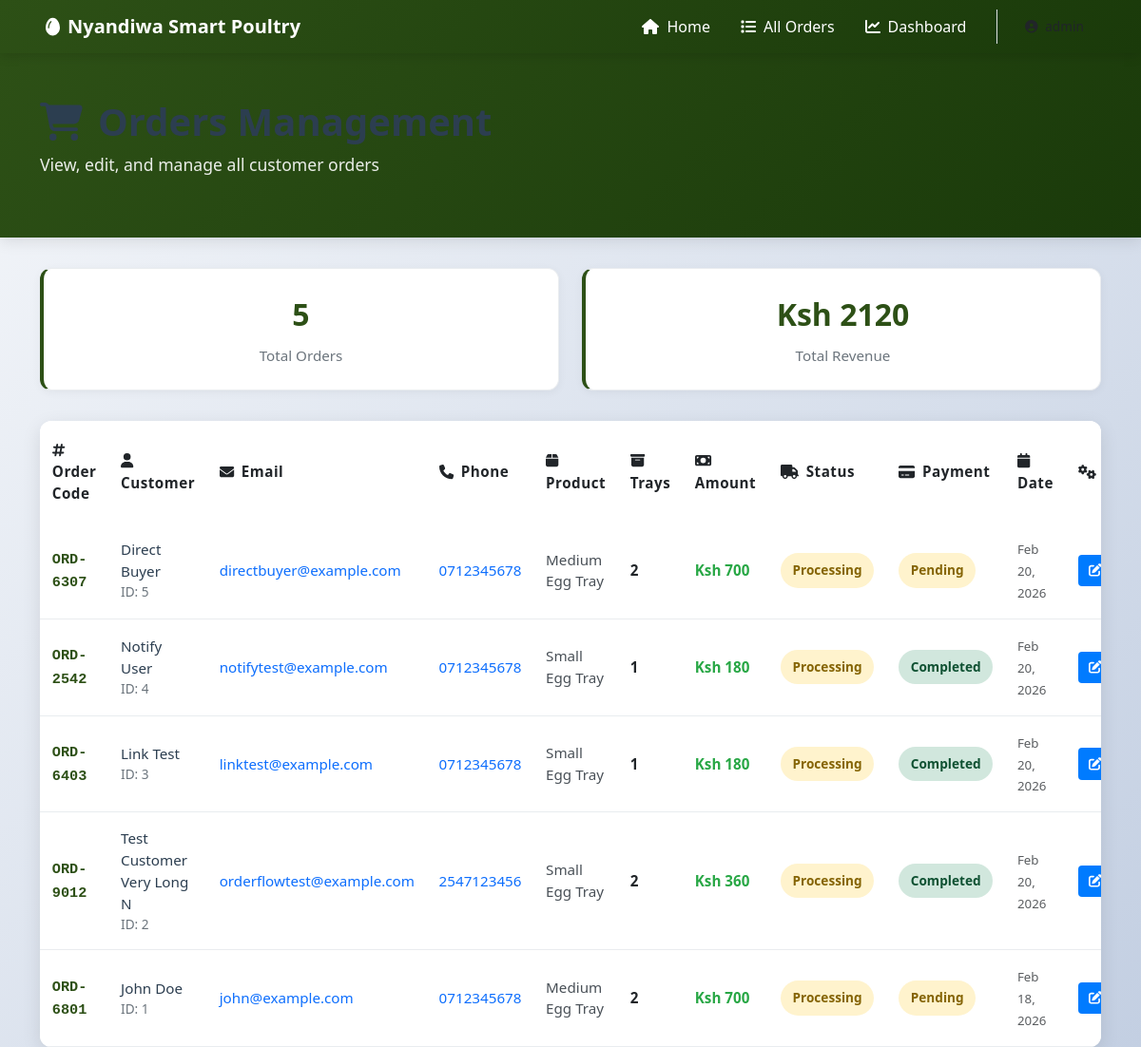
The app's page /show-orders/ (signed in), older data.
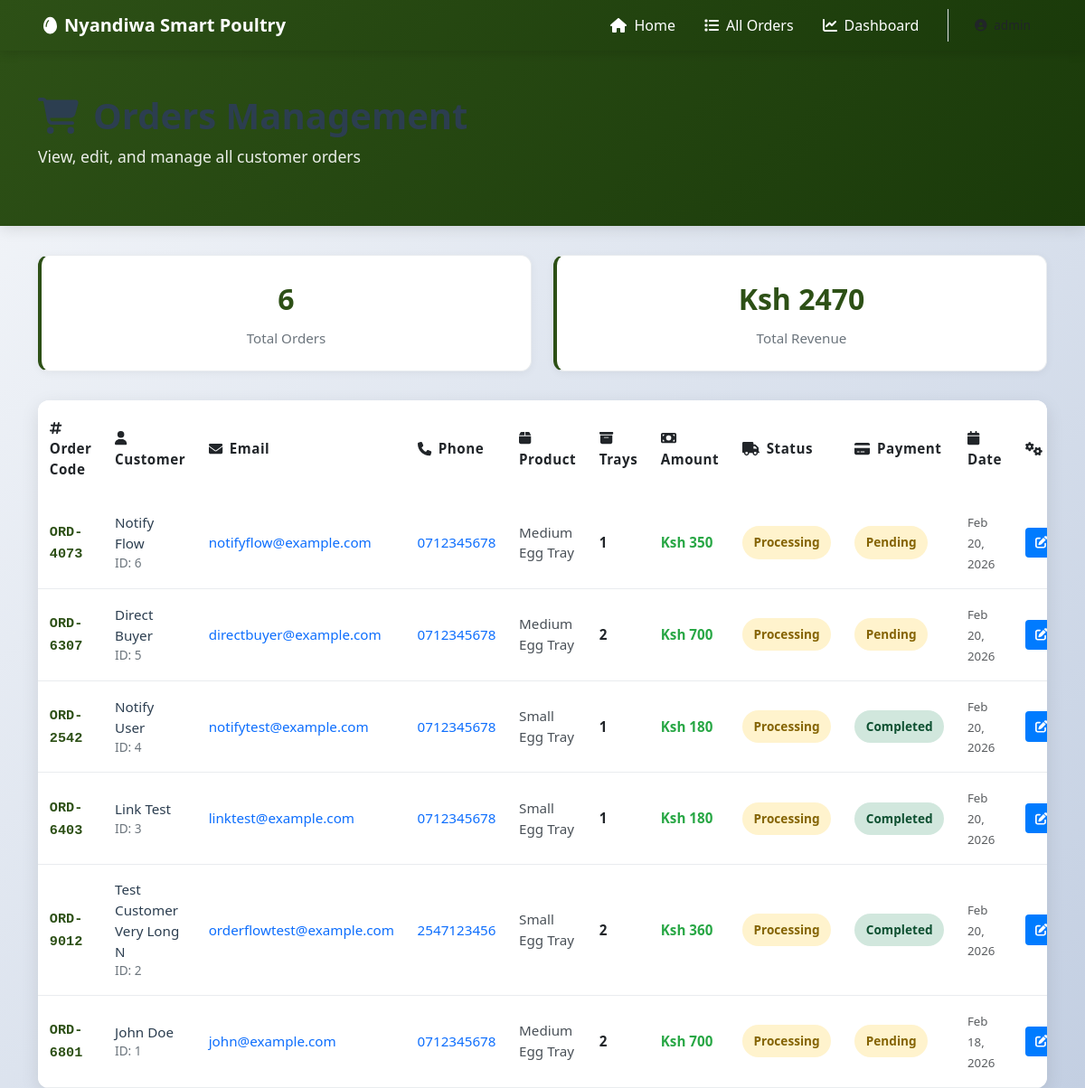
The same page, newer data.
### chickapp/models.py (models this page shows, shortened)
class order(models.Model):
    STATUS_PROCESSING = "processing"
    STATUS_IN_TRANSIT = "in_transit"
    STATUS_DELIVERED = "delivered"
    STATUS_CANCELLED = "cancelled"
    STATUS_CHOICES = [
        (STATUS_PROCESSING, "Processing"),
        (STATUS_IN_TRANSIT, "In Transit"),
        (STATUS_DELIVERED, "Delivered"),
        (STATUS_CANCELLED, "Cancelled"),
    ]
    PAYMENT_MPESA = "mpesa"
    PAYMENT_AIRTEL = "airtel_money"
    PAYMENT_CASH = "cash"
    PAYMENT_METHOD_CHOICES = [
        (PAYMENT_MPESA, "M-Pesa"),
        (PAYMENT_AIRTEL, "Airtel Money"),
        (PAYMENT_CASH, "Cash on Delivery"),
    ]
    PAYMENT_STATUS_PENDING = "pending"
    PAYMENT_STATUS_COMPLETED = "completed"
    PAYMENT_STATUS_FAILED = "failed"
    PAYMENT_STATUS_CHOICES = [
        (PAYMENT_STATUS_PENDING, "Pending"),
        (PAYMENT_STATUS_COMPLETED, "Completed"),
        (PAYMENT_STATUS_FAILED, "Failed"),
    ]
    order_code = models.CharField(max_length=12, editable=False, default='TEMP')
    customer = models.ForeignKey(customer, on_delete=models.CASCADE)
    product = models.ForeignKey(product, on_delete=models.PROTECT, null=True, blank=True)
    number_of_trays = models.PositiveIntegerField()
    amount = models.DecimalField(max_digits=10, decimal_places=2, default=0)
    status = models.CharField(max_length=20, choices=STATUS_CHOICES, default=STATUS_PROCESSING)
    payment_method = models.CharField(max_length=20, choices=PAYMENT_METHOD_CHOICES, blank=True, default="")
    payment_status = models.CharField(max_length=20, choices=PAYMENT_STATUS_CHOICES, default=PAYMENT_STATUS_PENDING)
    payment_phone = models.CharField(max_length=15, blank=True, default="")
    payment_reference = models.CharField(max_length=50, blank=True, default="")
    mpesa_checkout_request_id = models.CharField(max_length=100, blank=True, default="")
    mpesa_merchant_request_id = models.CharField(max_length=100, blank=True, default="")
    mpesa_receipt_number = models.CharField(max_length=50, blank=True, default="")
    order_date = models.DateTimeField(auto_now_add=True)
    updated_at = models.DateTimeField(auto_now=True)
    message = models.TextField(blank=True, default="")

class customer(models.Model):
    name = models.CharField(max_length=100)
    surname = models.CharField(max_length=100)
    email = models.EmailField(max_length=100)
    password = models.CharField(max_length=255)
    phone = models.CharField(max_length=20)
    location = models.CharField(max_length=100)
    message = models.TextField(blank=True, default="")

class product(models.Model):
    name = models.CharField(max_length=50)
    size = models.CharField(max_length=30, blank=True, default="")
    price = models.DecimalField(max_digits=10, decimal_places=2)
    description = models.TextField(blank=True, default="")
    is_active = models.BooleanField(default=True)
    created_at = models.DateTimeField(auto_now_add=True)

### chickapp/views.py (the view)
# urls.py: path('show-orders/', views.show_orders, name='show_orders'),
def show_orders(request):
    if not request.user.is_authenticated:
        return redirect('login')
    if not request.user.is_superuser and not request.user.is_staff:
        messages.error(request, 'You do not have permission to access this page.')
        return redirect('products')
    db_error = None
    all_orders = []
    total_revenue = 0
    try:
        all_orders = list(
            order.objects.select_related('customer', 'product')
            .order_by('-order_date')
        )
        revenue_data = order.objects.aggregate(total=Sum('amount'))
        total_revenue = revenue_data['total'] or 0
    except OperationalError:
        db_error = 'Order data is unavailable. Please try again later.'
    except Exception as e:
        logger.error(f"Show orders error: {str(e)}")
        db_error = f'An error occurred: {str(e)}'
    context = {
        'all_orders': all_orders,
        'db_error': db_error,
        'total_revenue': total_revenue,
        'status_choices': order.STATUS_CHOICES,
        'payment_method_choices': order.PAYMENT_METHOD_CHOICES,
        'payment_status_choices': order.PAYMENT_STATUS_CHOICES,
    }
    return render(request, 'show.html', context)

### chickapp/templates/show.html (shortened to what this page needs)
<!DOCTYPE html>
<html lang="en">
<head>
    {% load static %}
    <link href="https://cdn.jsdelivr.net/npm/bootstrap@5.3.0/dist/css/bootstrap.min.css" rel="stylesheet">
    <link href="https://cdnjs.cloudflare.com/ajax/libs/font-awesome/6.4.0/css/all.min.css" rel="stylesheet">
    <link href="{% static 'css/custom.css' %}" rel="stylesheet">
</head>
<body>
    <nav class="navbar navbar-expand-lg navbar-dark navbar-farm sticky-top">
        <div class="container-fluid px-lg-5">
            <a class="navbar-brand d-flex align-items-center fw-bold" href="{% url 'index' %}">
                <div class="brand-icon-wrapper me-2">
                    <i class="fas fa-egg"></i>
                </div>
                <span>Nyandiwa Smart Poultry</span>
            </a>
            <div class="collapse navbar-collapse" id="navbarNav">
                <ul class="navbar-nav ms-auto align-items-center gap-3">
                    <li class="nav-item">
                        <a class="nav-link nav-link-modern" href="{% url 'index' %}">
                            <i class="fas fa-home me-2"></i>Home
                        </a>
                    </li>
                    <li class="nav-item">
                        <a class="nav-link nav-link-modern active" href="{% url 'show_orders' %}">
                            <i class="fas fa-list me-2"></i>All Orders
                        </a>
                    </li>
                    <li class="nav-item">
                        <a class="nav-link nav-link-modern" href="{% url 'dashboard' %}">
                            <i class="fas fa-chart-line me-2"></i>Dashboard
                        </a>
                    </li>
                    <li class="nav-item border-start ps-3 ms-2">
                        <div class="dropdown">
                            <button class="btn btn-nav-primary btn-sm dropdown-toggle" type="button" data-bs-toggle="dropdown" aria-expanded="false">
                                <i class="fas fa-user-circle me-2"></i>{{ user.first_name|default:user.username }}
                            </button>
                        </div>
                    </li>
                </ul>
            </div>
        </div>
    </nav>
    <div class="page-header">
        <div class="container">
            <h1><i class="fas fa-shopping-cart me-3"></i>Orders Management</h1>
            <p>View, edit, and manage all customer orders</p>
        </div>
    </div>
    <main class="container mb-5">
        {% if all_orders %}
        <div class="stats-row">
            <div class="stat-card">
                <div class="stat-number">{{ all_orders|length }}</div>
                <div class="stat-label">Total Orders</div>
            </div>
            <div class="stat-card">
                <div class="stat-number">Ksh {{ total_revenue|floatformat:0|default:"0" }}</div>
                <div class="stat-label">Total Revenue</div>
            </div>
        </div>
        {% endif %}
        {% if all_orders %}
        <div class="orders-table">
            <div style="overflow-x: auto;">
                <table class="table table-hover">
                    <thead>
                        <tr>
                            <th><i class="fas fa-hashtag me-2"></i>Order Code</th>
                            <th><i class="fas fa-user me-2"></i>Customer</th>
                            <th><i class="fas fa-envelope me-2"></i>Email</th>
                            <th><i class="fas fa-phone me-2"></i>Phone</th>
                            <th><i class="fas fa-box me-2"></i>Product</th>
                            <th><i class="fas fa-archive me-2"></i>Trays</th>
                            <th><i class="fas fa-money-bill me-2"></i>Amount</th>
                            <th><i class="fas fa-truck me-2"></i>Status</th>
                            <th><i class="fas fa-credit-card me-2"></i>Payment</th>
                            <th><i class="fas fa-calendar me-2"></i>Date</th>
                            <th><i class="fas fa-cogs me-2"></i>Actions</th>
                        </tr>
                    </thead>
                    <tbody>
                        {% for ord in all_orders %}
                        <tr>
                            <td>
                                <span class="order-code">{{ ord.order_code }}</span>
                            </td>
                            <td>
                                <div class="customer-name">{{ ord.customer.name }} {{ ord.customer.surname }}</div>
                                <div class="customer-email">ID: {{ ord.customer.id }}</div>
                            </td>
                            <td>
                                <a href="mailto:{{ ord.customer.email }}" class="text-decoration-none">
                                    {{ ord.customer.email }}
                                </a>
                            </td>
                            <td>
                                <a href="tel:{{ ord.customer.phone }}" class="text-decoration-none">
                                    {{ ord.customer.phone }}
                                </a>
                            </td>
                            <td>
                                <span class="product-name">
                                    {{ ord.product.name|default:"N/A" }}
                                </span>
                            </td>
                            <td>
                                <span class="fw-bold">{{ ord.number_of_trays }}</span>
                            </td>
                            <td>
                                <span class="fw-bold text-success">Ksh {{ ord.amount|floatformat:0 }}</span>
                            </td>
                            <td>
                                <span class="status-badge status-{{ ord.status }}">
                                    {{ ord.get_status_display }}
                                </span>
                            </td>
                            <td>
                                <span class="payment-badge payment-{{ ord.payment_status }}">
                                    {{ ord.get_payment_status_display }}
                                </span>
                            </td>
                            <td>
                                <small class="text-muted">{{ ord.order_date|date:"M d, Y" }}</small>
                            </td>
                            <td>
                                <div class="action-buttons">
                                    <a href="{% url 'edit_order' ord.id %}" class="btn btn-edit btn-sm" title="Edit Order">
                                        <i class="fas fa-edit"></i> Edit
                                    </a>
                                </div>
                            </td>
                        </tr>
                        {% endfor %}
                    </tbody>
                </table>
            </div>
        </div>
        {% endif %}
    </main>
</body>
</html>

### static/css/custom.css (style rules this page uses)
:root { --farm-green: #2d5016; --farm-yellow: #ffc107; --farm-brown: #8b5a2b; --text-dark: #2c3e50; --text-secondary: #6c757d; }
* { margin: 0; padding: 0; box-sizing: border-box; }
html, body { height: 100%; font-family: 'Segoe UI', Tahoma, Geneva, Verdana, sans-serif; }
body { background-color: #f8f9fa; color: var(--text-dark); overflow-x: hidden; }
h1, h2, h3 { color: var(--text-dark); }
.navbar-farm { box-shadow: 0 2px 8px rgba(0, 0, 0, 0.1); }
.stat-card { background: white; border-radius: 12px; border: 1px solid #e9ecef; transition: all 0.3s ease; }
.table { background-color: white; border-radius: 8px; overflow: hidden; }
.table thead { background-color: var(--farm-green); color: white; }
.text-success { color: #28a745 !important; }

### chickapp/templates/show.html (style rules this page uses)
:root { --farm-green: #2d5016; --farm-yellow: #ffc107; --farm-brown: #8b5a2b; }
body { background: linear-gradient(135deg, #f5f7fa 0%, #c3cfe2 100%); min-height: 100vh; }
.navbar-farm { background: linear-gradient(135deg, var(--farm-green) 0%, #1a3a0a 100%); box-shadow: 0 2px 12px rgba(0, 0, 0, 0.15); }
.page-header { background: linear-gradient(135deg, var(--farm-green) 0%, #1a3a0a 100%); color: white; padding: 3rem 0; margin-bottom: 2rem; box-shadow: 0 4px 15px rgba(0, 0, 0, 0.1); }
.page-header h1 { font-weight: 700; font-size: 2.5rem; margin-bottom: 0.5rem; }
.page-header p { font-size: 1.1rem; opacity: 0.9; }
.orders-table { background: white; border-radius: 12px; box-shadow: 0 6px 20px rgba(0, 0, 0, 0.1); overflow: hidden; }
.table { margin-bottom: 0; font-size: 0.95rem; }
.table thead { background: linear-gradient(135deg, var(--farm-green) 0%, #1a3a0a 100%); color: white; font-weight: 600; }
.table thead th { border: none; padding: 1.2rem 0.8rem; letter-spacing: 0.5px; vertical-align: middle; }
.table tbody tr { border-bottom: 1px solid #e9ecef; transition: all 0.3s ease; }
.table tbody td { padding: 1rem 0.8rem; vertical-align: middle; }
.order-code { font-weight: 600; color: var(--farm-green); font-family: 'Courier New', monospace; }
.customer-name { font-weight: 500; color: var(--text-dark); }
.customer-email { font-size: 0.85rem; color: #6c757d; }
.product-name { color: #495057; font-weight: 500; }
.status-badge { padding: 0.5rem 0.8rem; border-radius: 20px; font-size: 0.85rem; font-weight: 600; display: inline-block; }
.status-processing { background: #fff3cd; color: #856404; }
.payment-badge { padding: 0.5rem 0.8rem; border-radius: 20px; font-size: 0.85rem; font-weight: 600; display: inline-block; }
.payment-pending { background: #fff3cd; color: #856404; }
.payment-completed { background: #d1e7dd; color: #0f5132; }
.action-buttons { white-space: nowrap; display: flex; gap: 0.5rem; justify-content: center; }
.btn-sm { padding: 0.4rem 0.7rem; font-size: 0.85rem; font-weight: 500; }
.btn-edit { background: #007bff; border: none; color: white; transition: all 0.3s ease; }
.stats-row { display: grid; grid-template-columns: repeat(auto-fit, minmax(200px, 1fr)); gap: 1.5rem; margin-bottom: 2rem; }
.stat-card { background: white; padding: 1.5rem; border-radius: 12px; box-shadow: 0 2px 10px rgba(0, 0, 0, 0.05); text-align: center; border-left: 4px solid var(--farm-green); transition: all 0.3s ease; }
.stat-number { font-size: 2rem; font-weight: 700; color: var(--farm-green); margin-bottom: 0.5rem; }
.stat-label { font-size: 0.95rem; color: #6c757d; font-weight: 500; }
.nav-link-modern { position: relative; transition: all 0.3s ease; color: white !important; }
.dropdown-toggle::after { display: none; }

Row changes from the older to the newer data that the page shows:
added order: order_code "ORD-4073", customer.name "Notify", customer.surname "Flow", customer.id "6", customer.email "notifyflow@example.com", customer.phone "0712345678", product.name "Medium Egg Tray", number_of_trays "1", amount "350", status "Processing", payment_status "Pending", order_date "Feb 20, 2026"
Text that changed along with them:
{{ all_orders|length }}: "5" → "6"
{{ total_revenue|floatformat:0|default:"0" }}: "2120" → "2470"
